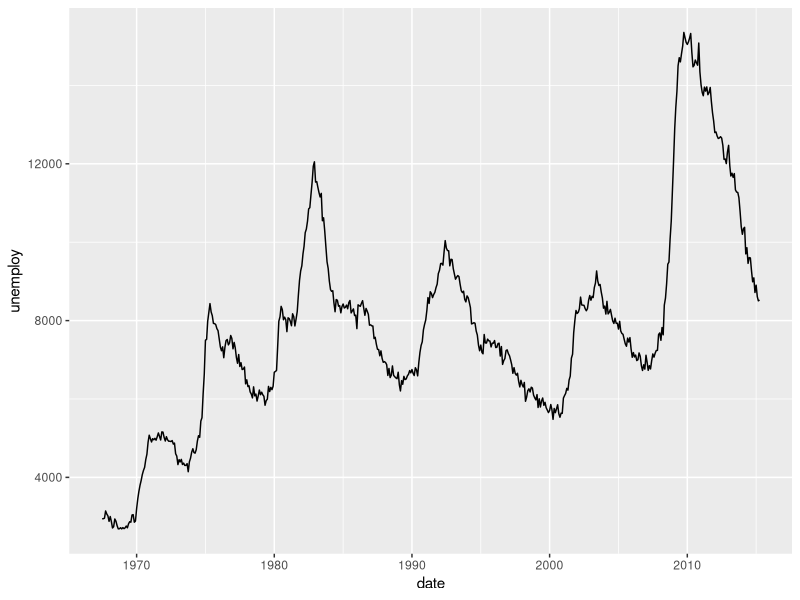
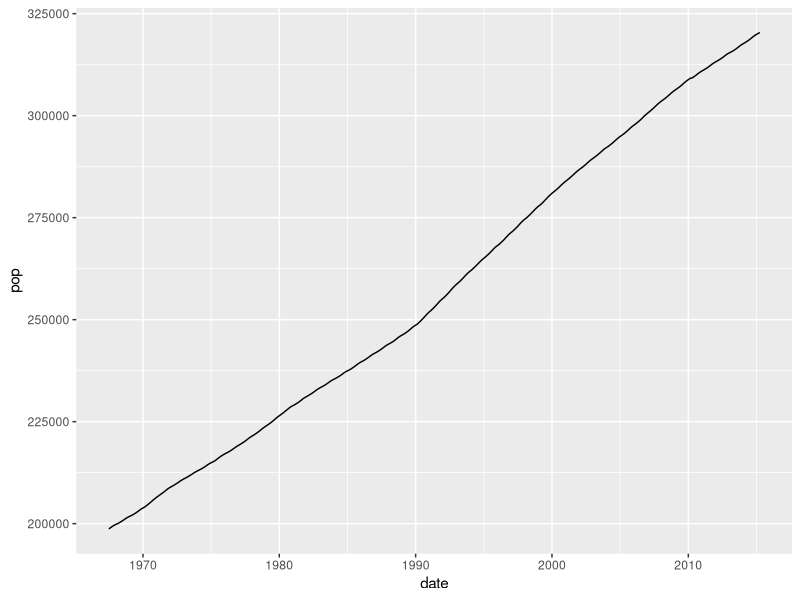
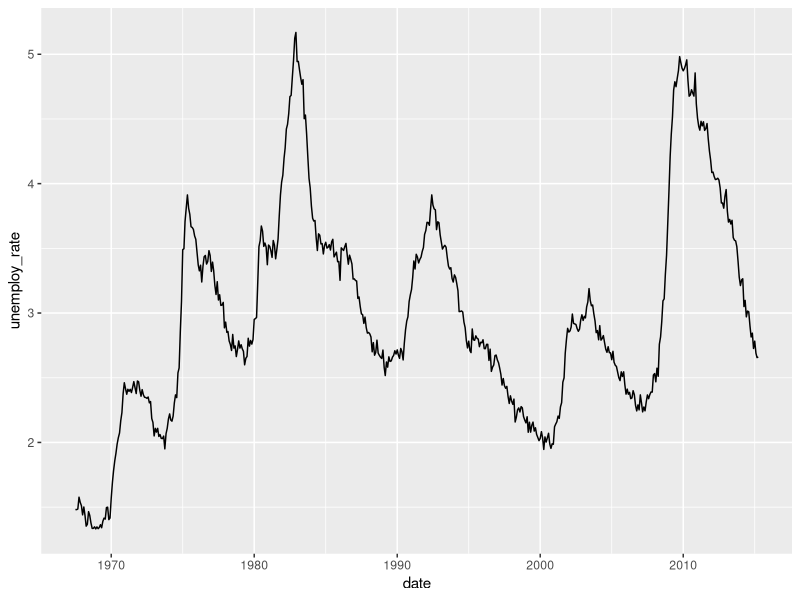
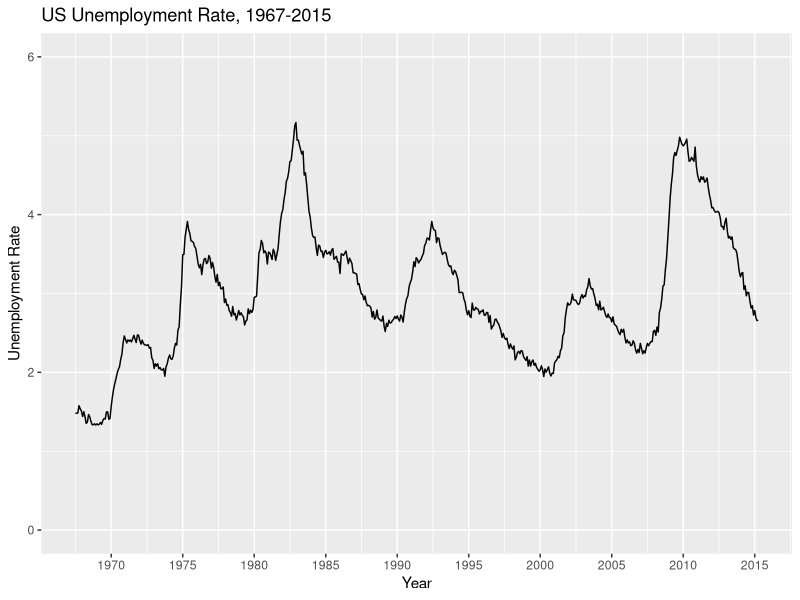
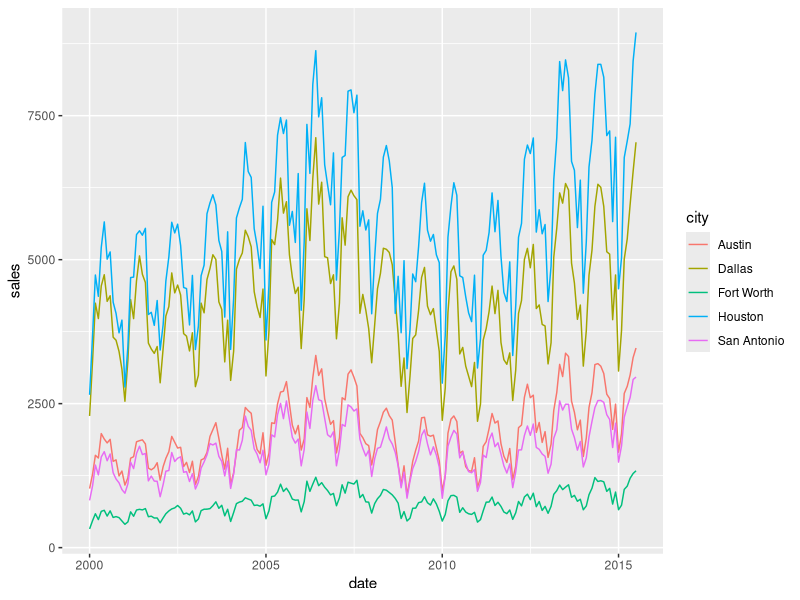
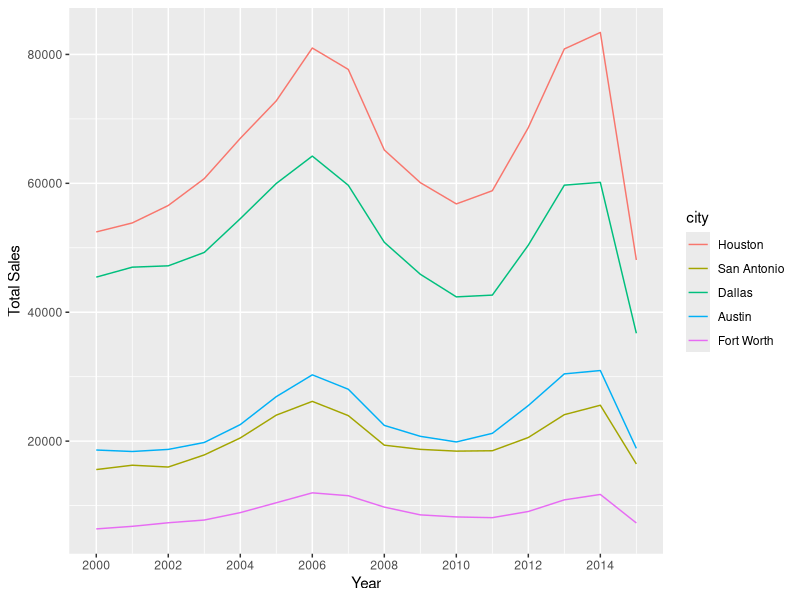
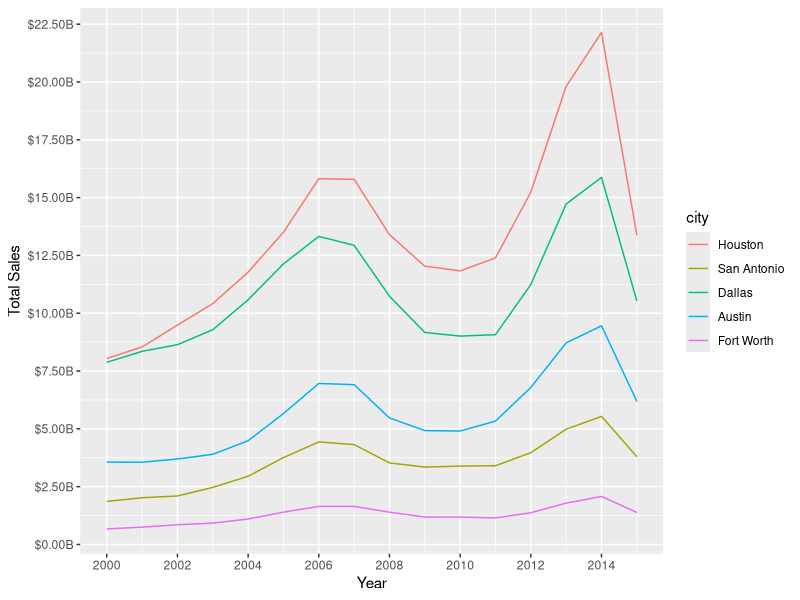
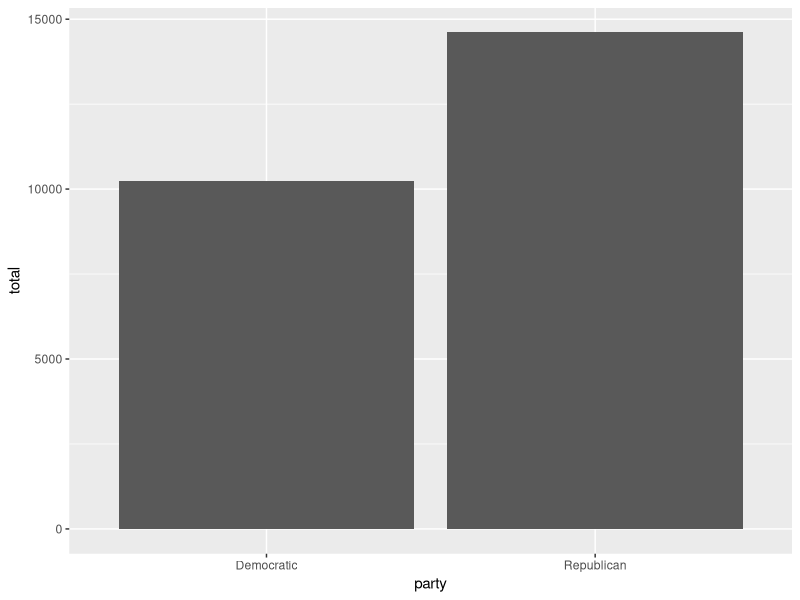

Here is the R script that generated these plots, in order:
## ---- chunk 1
#| label: setup
#| message: false
#| warning: false
knitr::opts_chunk$set(echo = T)
library(tidyverse)
library(lubridate)
## ---- chunk 2
economics <- as_tibble(economics)
mpg <- as_tibble(mpg)
presidential <- as_tibble(presidential)
txhousing <- as_tibble(txhousing)
## ---- chunk 3
economics
## ---- chunk 4
economics %>%
  ggplot(aes(date,unemploy))+
  geom_path()
## ---- chunk 5
economics %>%
  ggplot(aes(date,pop))+
  geom_path()
## ---- chunk 6
economics1 <- economics %>%
  mutate(unemploy_rate=(unemploy/pop)*100)
economics1 %>%
  ggplot(aes(date,unemploy_rate))+
  geom_path()
## ---- chunk 7
economics1 %>%
  ggplot(aes(date,unemploy_rate))+
  geom_path()+
  scale_x_date(limits=range(economics$date),breaks="5 years",date_labels = "%Y")+
  scale_y_continuous(limits=c(0,ceiling(max(economics1$unemploy_rate))))+
  labs(x="Year",y="Unemployment Rate",
       title="US Unemployment Rate, 1967-2015")
## ---- chunk 8
txhousing
## ---- chunk 9
txhousing %>%
  distinct(city)
## ---- chunk 10
txhousing_1 <- txhousing %>%
  filter(city %in% c("Houston",
                     "San Antonio",
                     "Dallas",
                     "Austin",
                     "Fort Worth")) %>%
  mutate(date=str_c(month,year,sep="-"),
         date=my(date))
txhousing_1
## ---- chunk 11
txhousing_1 %>%
  ggplot(aes(date, sales,col=city))+
  geom_path()
## ---- chunk 12
txhousing_total <- txhousing_1 %>%
  group_by(city,year) %>%
  summarise(total_sales=sum(sales),
            total_volume=sum(volume)) %>%
  ungroup() %>%
  mutate(city=factor(city,levels=c("Houston","San Antonio","Dallas","Austin","Fort Worth")))
txhousing_total
## ---- chunk 13
txhousing_total %>%
  ggplot(aes(year,total_sales,col=city))+
  geom_path()+
  scale_x_continuous(breaks = seq(2000,2015,2))+
  labs(x="Year",y="Total Sales")
## ---- chunk 14
txhousing_total %>%
  ggplot(aes(year,total_volume,col=city))+
  geom_path()+
  scale_x_continuous(breaks = seq(2000,2015,2))+
  scale_y_continuous(labels=scales::label_currency(suffix="B",scale=1e-9),n.breaks = 10)+
  labs(x="Year",y="Total Sales")
## ---- chunk 15
presidential
## ---- chunk 16
presidential1 <- presidential %>%
  mutate(dur=end-start)
presidential1
presidential_total_dur <- presidential1 %>%
  group_by(party) %>%
  summarise(total=as.numeric(sum(dur)) )%>%
  ungroup()
presidential_total_dur
## ---- chunk 17
presidential_total_dur %>%
  ggplot(aes(party,total))+
  geom_col()
## ---- chunk 18
mpg %>%
  distinct(manufacturer)
## ---- chunk 19
mpg_avgs <- mpg %>%
  filter(year==2008) %>%
  group_by(manufacturer) %>%
  summarise(m_hwy_mpg=mean(hwy,na.rm=T),
            sd_hwy_mpg=sd(hwy,na.rm=T),
            se_lower=m_hwy_mpg-sd_hwy_mpg/sqrt(n()),
           se_upper=m_hwy_mpg+sd_hwy_mpg/sqrt(n() )) %>%
  ungroup()
mpg_avgs
## ---- chunk 20
mpg_avgs %>%
  ggplot(aes(manufacturer,m_hwy_mpg))+
  geom_col()+
  geom_errorbar(aes(ymin=se_lower,ymax=se_upper))+
  labs(x="Manufacturer",y="Mean hwy mpg")
## ---- chunk 21
mpg_avgs %>%
  ggplot(aes(reorder(manufacturer,-m_hwy_mpg),m_hwy_mpg))+
  geom_col()+
  geom_errorbar(aes(ymin=se_lower,ymax=se_upper),width=.35)+
  labs(x="Manufacturer",y="Mean hwy mpg")+
  theme(axis.text.x = element_text(angle=90))
